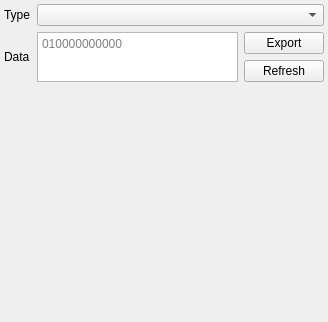
<?xml version="1.0" encoding="UTF-8"?>
<ui version="4.0">
 <class>BarCodeAssistant</class>
 <widget class="QWidget" name="BarCodeAssistant">
  <property name="geometry">
   <rect>
    <x>0</x>
    <y>0</y>
    <width>328</width>
    <height>322</height>
   </rect>
  </property>
  <property name="windowTitle">
   <string>CRC Assistant</string>
  </property>
  <layout class="QGridLayout" name="gridLayout">
   <property name="leftMargin">
    <number>4</number>
   </property>
   <property name="topMargin">
    <number>4</number>
   </property>
   <property name="rightMargin">
    <number>4</number>
   </property>
   <property name="bottomMargin">
    <number>4</number>
   </property>
   <item row="3" column="2">
    <widget class="QPushButton" name="pushButtonRefresh">
     <property name="text">
      <string>Refresh</string>
     </property>
    </widget>
   </item>
   <item row="4" column="0" colspan="3">
    <widget class="QLabel" name="labelImage">
     <property name="sizePolicy">
      <sizepolicy hsizetype="Expanding" vsizetype="Expanding">
       <horstretch>0</horstretch>
       <verstretch>0</verstretch>
      </sizepolicy>
     </property>
     <property name="text">
      <string notr="true"/>
     </property>
    </widget>
   </item>
   <item row="1" column="0">
    <widget class="QLabel" name="label">
     <property name="text">
      <string>Type</string>
     </property>
    </widget>
   </item>
   <item row="2" column="2">
    <widget class="QPushButton" name="pushButtonExport">
     <property name="text">
      <string>Export</string>
     </property>
    </widget>
   </item>
   <item row="2" column="0" rowspan="2">
    <widget class="QLabel" name="label_2">
     <property name="text">
      <string>Data</string>
     </property>
    </widget>
   </item>
   <item row="1" column="1" colspan="2">
    <widget class="QComboBox" name="comboBoxType">
     <property name="sizePolicy">
      <sizepolicy hsizetype="Expanding" vsizetype="Fixed">
       <horstretch>0</horstretch>
       <verstretch>0</verstretch>
      </sizepolicy>
     </property>
    </widget>
   </item>
   <item row="2" column="1" rowspan="2">
    <widget class="QPlainTextEdit" name="plainTextEdit">
     <property name="sizePolicy">
      <sizepolicy hsizetype="Expanding" vsizetype="Ignored">
       <horstretch>0</horstretch>
       <verstretch>0</verstretch>
      </sizepolicy>
     </property>
     <property name="placeholderText">
      <string>010000000000</string>
     </property>
    </widget>
   </item>
  </layout>
 </widget>
 <resources/>
 <connections/>
</ui>
